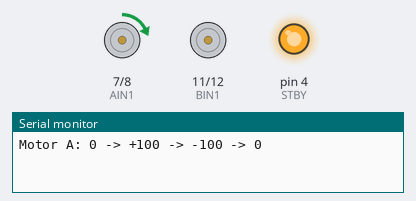
The sketch below on a simulated Arduino Nano Every. On the bench: motor-driver pin pairs drawn as motors (green arrow = first pin HIGH = forward, orange = second pin HIGH = backward, longer = more drive, scaled by the enable pin, stopped while the standby pin is LOW), output pins drawn as LEDs (lit = HIGH), the last lines printed to the serial monitor.

Above: at 2.17 s.
At 20.1 s:
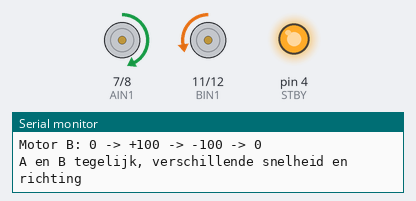
At 23.1 s:
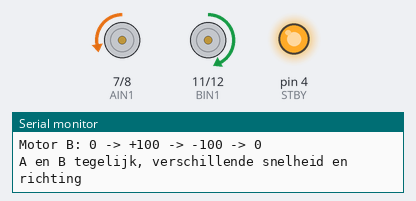
At 39.69 s:
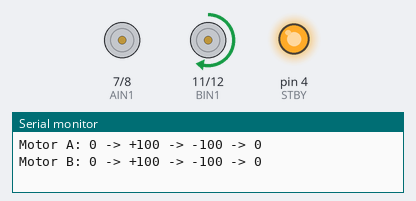
Timing chart, 0 to 40.0 s (numbered marks = the images above):
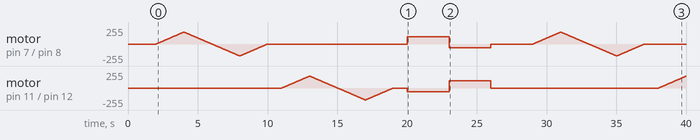

The sketch:

h-bridge-poc.ino
```cpp
// H-brug proof of concept: 2 motoren met TB6612FNG op Arduino Nano Every

const uint8_t STBY = 4;
const uint8_t AIN1 = 7, AIN2 = 8, PWMA = 5;
const uint8_t BIN1 = 11, BIN2 = 12, PWMB = 6;

// Motoren zijn 6 V, LiPo is 7,4 - 8,4 V: PWM begrenzen
const int MAX_PWM = 180;

// motor: 'A' of 'B', percent: -100 (vol achteruit) tot +100 (vol vooruit)
void setMotor(char motor, int percent) {
  percent = constrain(percent, -100, 100);

  uint8_t in1 = (motor == 'A') ? AIN1 : BIN1;
  uint8_t in2 = (motor == 'A') ? AIN2 : BIN2;
  uint8_t pwm = (motor == 'A') ? PWMA : PWMB;

  if (percent > 0) {            // vooruit
    digitalWrite(in1, HIGH);
    digitalWrite(in2, LOW);
  } else if (percent < 0) {     // achteruit
    digitalWrite(in1, LOW);
    digitalWrite(in2, HIGH);
  } else {                      // stop
    digitalWrite(in1, LOW);
    digitalWrite(in2, LOW);
  }
  analogWrite(pwm, map(abs(percent), 0, 100, 0, MAX_PWM));
}

// verandert de snelheid van een motor geleidelijk (traploos)
void ramp(char motor, int from, int to) {
  int step = (to > from) ? 1 : -1;
  for (int p = from; p != to; p += step) {
    setMotor(motor, p);
    delay(20);
  }
  setMotor(motor, to);
}

void setup() {
  Serial.begin(115200);
  pinMode(STBY, OUTPUT);
  pinMode(AIN1, OUTPUT); pinMode(AIN2, OUTPUT); pinMode(PWMA, OUTPUT);
  pinMode(BIN1, OUTPUT); pinMode(BIN2, OUTPUT); pinMode(PWMB, OUTPUT);
  digitalWrite(STBY, HIGH);   // driver actief
  setMotor('A', 0);
  setMotor('B', 0);
  delay(2000);                // tijd om de LiPo aan te zetten
}

void loop() {
  Serial.println("Motor A: 0 -> +100 -> -100 -> 0");
  ramp('A', 0, 100);
  ramp('A', 100, -100);
  ramp('A', -100, 0);
  delay(1000);

  Serial.println("Motor B: 0 -> +100 -> -100 -> 0");
  ramp('B', 0, 100);
  ramp('B', 100, -100);
  ramp('B', -100, 0);
  delay(1000);

  Serial.println("A en B tegelijk, verschillende snelheid en richting");
  setMotor('A', 60);
  setMotor('B', -30);
  delay(3000);
  setMotor('A', -30);
  setMotor('B', 60);
  delay(3000);
  setMotor('A', 0);
  setMotor('B', 0);
  delay(3000);
}
```
